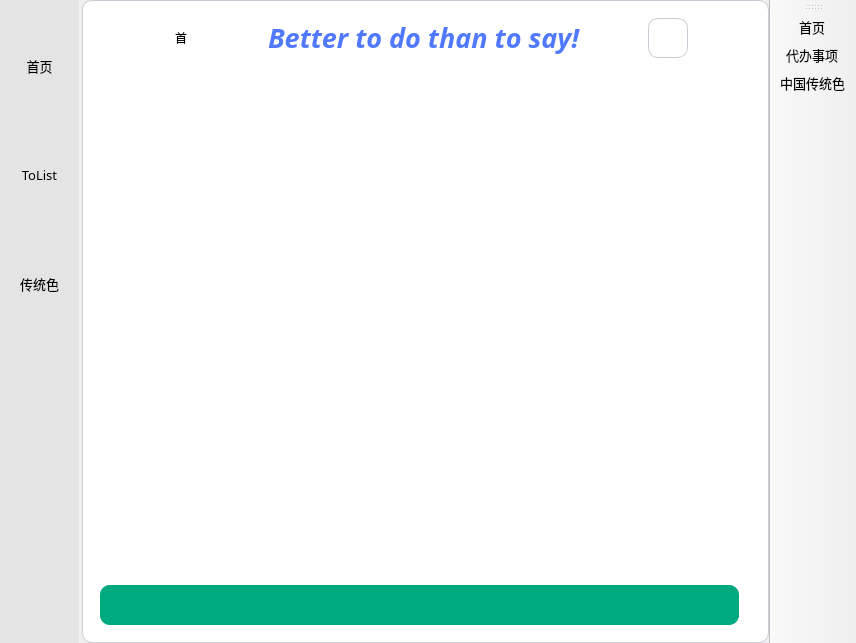
<?xml version="1.0" encoding="UTF-8"?>
<ui version="4.0">
 <class>foryouos</class>
 <widget class="QMainWindow" name="foryouos">
  <property name="geometry">
   <rect>
    <x>0</x>
    <y>0</y>
    <width>856</width>
    <height>643</height>
   </rect>
  </property>
  <property name="font">
   <font>
    <family>宋体</family>
    <pointsize>10</pointsize>
   </font>
  </property>
  <property name="windowTitle">
   <string>foryouos</string>
  </property>
  <widget class="QWidget" name="centralwidget">
   <layout class="QHBoxLayout" name="horizontalLayout_3">
    <property name="spacing">
     <number>0</number>
    </property>
    <property name="leftMargin">
     <number>0</number>
    </property>
    <property name="topMargin">
     <number>0</number>
    </property>
    <property name="rightMargin">
     <number>0</number>
    </property>
    <property name="bottomMargin">
     <number>0</number>
    </property>
    <item>
     <widget class="QWidget" name="Main_Widget" native="true">
      <layout class="QHBoxLayout" name="horizontalLayout">
       <property name="spacing">
        <number>3</number>
       </property>
       <property name="leftMargin">
        <number>0</number>
       </property>
       <property name="topMargin">
        <number>0</number>
       </property>
       <property name="rightMargin">
        <number>0</number>
       </property>
       <property name="bottomMargin">
        <number>0</number>
       </property>
       <item>
        <widget class="QWidget" name="sideBar" native="true">
         <property name="maximumSize">
          <size>
           <width>16777215</width>
           <height>16777215</height>
          </size>
         </property>
         <property name="styleSheet">
          <string notr="true">QWidget{
	background-color: rgb(228, 228, 228);
}</string>
         </property>
         <layout class="QGridLayout" name="gridLayout_2">
          <property name="leftMargin">
           <number>0</number>
          </property>
          <property name="topMargin">
           <number>0</number>
          </property>
          <property name="rightMargin">
           <number>0</number>
          </property>
          <property name="bottomMargin">
           <number>0</number>
          </property>
          <property name="spacing">
           <number>0</number>
          </property>
          <item row="2" column="0">
           <widget class="QToolButton" name="ChineseColorBtn">
            <property name="minimumSize">
             <size>
              <width>76</width>
              <height>80</height>
             </size>
            </property>
            <property name="styleSheet">
             <string notr="true">/* 默认 */
QToolButton{   
	border-top: 3px outset transparent;
	border-bottom: 7px outset transparent;
	border-right: 3px outset transparent;
	border-left: 3px outset transparent;
    min-width: 70px;
    min-height: 70px;
	background-color: rgb(228, 228, 228);
}

/* 鼠标悬停 */
QToolButton:hover{
	background-color: rgb(205, 205, 205);
}

/* 点击和按下 */
QToolButton:pressed,QToolButton:checked{
	border-left: 3px outset rgb(93, 95, 97);
	background-color: rgb(246, 246, 246);	
}

QPushButton:default {
    border-color: navy; /* make the default button prominent */
}

</string>
            </property>
            <property name="text">
             <string>传统色</string>
            </property>
            <property name="icon">
             <iconset resource="photo.qrc">
              <normaloff>:/photo/color.png</normaloff>:/photo/color.png</iconset>
            </property>
            <property name="iconSize">
             <size>
              <width>48</width>
              <height>48</height>
             </size>
            </property>
            <property name="checkable">
             <bool>true</bool>
            </property>
            <property name="autoExclusive">
             <bool>true</bool>
            </property>
            <property name="toolButtonStyle">
             <enum>Qt::ToolButtonStyle::ToolButtonTextUnderIcon</enum>
            </property>
           </widget>
          </item>
          <item row="1" column="0">
           <widget class="QToolButton" name="ToDoactionBtn">
            <property name="minimumSize">
             <size>
              <width>76</width>
              <height>80</height>
             </size>
            </property>
            <property name="styleSheet">
             <string notr="true">/* 默认 */
QToolButton{   
	border-top: 3px outset transparent;
	border-bottom: 7px outset transparent;
	border-right: 3px outset transparent;
	border-left: 3px outset transparent;
    min-width: 70px;
    min-height: 70px;
	background-color: rgb(228, 228, 228);
}

/* 鼠标悬停 */
QToolButton:hover{
	background-color: rgb(205, 205, 205);
}

/* 点击和按下 */
QToolButton:pressed,QToolButton:checked{
	border-left: 3px outset rgb(93, 95, 97);
	background-color: rgb(246, 246, 246);	
}
</string>
            </property>
            <property name="text">
             <string>ToList</string>
            </property>
            <property name="icon">
             <iconset resource="photo.qrc">
              <normaloff>:/photo/-to-do.png</normaloff>:/photo/-to-do.png</iconset>
            </property>
            <property name="iconSize">
             <size>
              <width>48</width>
              <height>48</height>
             </size>
            </property>
            <property name="checkable">
             <bool>true</bool>
            </property>
            <property name="autoExclusive">
             <bool>true</bool>
            </property>
            <property name="toolButtonStyle">
             <enum>Qt::ToolButtonStyle::ToolButtonTextUnderIcon</enum>
            </property>
           </widget>
          </item>
          <item row="0" column="0">
           <widget class="QToolButton" name="MainactionBtn">
            <property name="styleSheet">
             <string notr="true">/* 默认 */
QToolButton{   
	border-top: 3px outset transparent;
	border-bottom: 7px outset transparent;
	border-right: 3px outset transparent;
	border-left: 3px outset transparent;
    min-width: 70px;
    min-height: 70px;
	background-color: rgb(228, 228, 228);
}

/* 鼠标悬停 */
QToolButton:hover{
	background-color: rgb(205, 205, 205);
}

/* 点击和按下 */
QToolButton:pressed,QToolButton:checked{
	border-left: 3px outset rgb(93, 95, 97);
	background-color: rgb(246, 246, 246);	
}

QPushButton:default {
    border-color: navy; /* make the default button prominent */
}

</string>
            </property>
            <property name="text">
             <string>首页</string>
            </property>
            <property name="icon">
             <iconset resource="photo.qrc">
              <normaloff>:/photo/Tools.png</normaloff>:/photo/Tools.png</iconset>
            </property>
            <property name="iconSize">
             <size>
              <width>48</width>
              <height>48</height>
             </size>
            </property>
            <property name="checkable">
             <bool>true</bool>
            </property>
            <property name="autoExclusive">
             <bool>true</bool>
            </property>
            <property name="toolButtonStyle">
             <enum>Qt::ToolButtonStyle::ToolButtonTextUnderIcon</enum>
            </property>
           </widget>
          </item>
          <item row="3" column="0">
           <spacer name="verticalSpacer">
            <property name="orientation">
             <enum>Qt::Orientation::Vertical</enum>
            </property>
            <property name="sizeType">
             <enum>QSizePolicy::Policy::Minimum</enum>
            </property>
            <property name="sizeHint" stdset="0">
             <size>
              <width>20</width>
              <height>288</height>
             </size>
            </property>
           </spacer>
          </item>
         </layout>
        </widget>
       </item>
       <item>
        <widget class="QStackedWidget" name="MainStackWidget">
         <property name="currentIndex">
          <number>2</number>
         </property>
         <widget class="QWidget" name="Main_Page">
          <widget class="QLabel" name="label">
           <property name="geometry">
            <rect>
             <x>90</x>
             <y>10</y>
             <width>401</width>
             <height>61</height>
            </rect>
           </property>
           <property name="font">
            <font>
             <family>Harrington</family>
             <pointsize>36</pointsize>
            </font>
           </property>
           <property name="text">
            <string>Botton</string>
           </property>
           <property name="alignment">
            <set>Qt::AlignmentFlag::AlignCenter</set>
           </property>
          </widget>
          <widget class="QGroupBox" name="groupBox">
           <property name="geometry">
            <rect>
             <x>210</x>
             <y>140</y>
             <width>301</width>
             <height>361</height>
            </rect>
           </property>
           <property name="styleSheet">
            <string notr="true">background-color: rgb(85, 170, 127);</string>
           </property>
           <property name="title">
            <string>未完成任务</string>
           </property>
           <property name="alignment">
            <set>Qt::AlignmentFlag::AlignCenter</set>
           </property>
          </widget>
         </widget>
         <widget class="QWidget" name="ChineseColorPage">
          <layout class="QGridLayout" name="gridLayout">
           <property name="leftMargin">
            <number>0</number>
           </property>
           <property name="topMargin">
            <number>0</number>
           </property>
           <property name="rightMargin">
            <number>0</number>
           </property>
           <property name="bottomMargin">
            <number>0</number>
           </property>
           <property name="spacing">
            <number>0</number>
           </property>
           <item row="0" column="0">
            <widget class="QFrame" name="frame">
             <property name="frameShape">
              <enum>QFrame::Shape::StyledPanel</enum>
             </property>
             <property name="frameShadow">
              <enum>QFrame::Shadow::Raised</enum>
             </property>
            </widget>
           </item>
          </layout>
         </widget>
         <widget class="QWidget" name="TODOPage">
          <layout class="QVBoxLayout" name="verticalLayout">
           <property name="spacing">
            <number>0</number>
           </property>
           <property name="leftMargin">
            <number>0</number>
           </property>
           <property name="topMargin">
            <number>0</number>
           </property>
           <property name="rightMargin">
            <number>0</number>
           </property>
           <property name="bottomMargin">
            <number>0</number>
           </property>
           <item>
            <widget class="QWidget" name="ToDoWidget" native="true">
             <property name="styleSheet">
              <string notr="true">color: rgb(0, 0, 0);
background-color: rgb(255, 255, 255);
border-radius:10px;
border: 1px solid #ccccd6;</string>
             </property>
             <layout class="QGridLayout" name="gridLayout_3">
              <item row="0" column="0" colspan="3">
               <widget class="QWidget" name="tolisttitleWidget" native="true">
                <property name="styleSheet">
                 <string notr="true">border: 0px solid #ccccd6;</string>
                </property>
                <layout class="QHBoxLayout" name="horizontalLayout_2">
                 <item>
                  <widget class="QPushButton" name="pushButton_3">
                   <property name="minimumSize">
                    <size>
                     <width>40</width>
                     <height>40</height>
                    </size>
                   </property>
                   <property name="maximumSize">
                    <size>
                     <width>40</width>
                     <height>40</height>
                    </size>
                   </property>
                   <property name="styleSheet">
                    <string notr="true">image: url(:/photo/Tools.png);</string>
                   </property>
                   <property name="text">
                    <string>首</string>
                   </property>
                  </widget>
                 </item>
                 <item>
                  <widget class="QLabel" name="label_3">
                   <property name="sizePolicy">
                    <sizepolicy hsizetype="Fixed" vsizetype="Fixed">
                     <horstretch>0</horstretch>
                     <verstretch>0</verstretch>
                    </sizepolicy>
                   </property>
                   <property name="font">
                    <font>
                     <family>Harrington</family>
                     <pointsize>20</pointsize>
                     <italic>true</italic>
                     <bold>true</bold>
                    </font>
                   </property>
                   <property name="styleSheet">
                    <string notr="true">color:rgb(80, 121, 255);
border: 0px solid #ccccd6;
</string>
                   </property>
                   <property name="text">
                    <string>Better to do than to say!</string>
                   </property>
                  </widget>
                 </item>
                 <item>
                  <widget class="QPushButton" name="pushButton_2">
                   <property name="minimumSize">
                    <size>
                     <width>40</width>
                     <height>40</height>
                    </size>
                   </property>
                   <property name="maximumSize">
                    <size>
                     <width>40</width>
                     <height>40</height>
                    </size>
                   </property>
                   <property name="styleSheet">
                    <string notr="true">border:1px solid #ccccd6;
image: url(:/photo/permission.png);</string>
                   </property>
                   <property name="text">
                    <string/>
                   </property>
                  </widget>
                 </item>
                </layout>
               </widget>
              </item>
              <item row="1" column="0">
               <widget class="QFrame" name="frame_2">
                <property name="styleSheet">
                 <string notr="true">border: 0px solid #ccccd6;</string>
                </property>
                <property name="frameShape">
                 <enum>QFrame::Shape::StyledPanel</enum>
                </property>
                <property name="frameShadow">
                 <enum>QFrame::Shadow::Raised</enum>
                </property>
                <layout class="QVBoxLayout" name="verticalLayout_2">
                 <property name="spacing">
                  <number>6</number>
                 </property>
                 <item>
                  <widget class="QListView" name="ToDoList">
                   <property name="styleSheet">
                    <string notr="true">border: 0px solid #ccccd6;</string>
                   </property>
                  </widget>
                 </item>
                 <item>
                  <widget class="QWidget" name="widget_2" native="true">
                   <property name="minimumSize">
                    <size>
                     <width>0</width>
                     <height>40</height>
                    </size>
                   </property>
                   <property name="styleSheet">
                    <string notr="true">border: 1px solid #ccccd6;
background-color: rgb(0, 170, 127);</string>
                   </property>
                   <layout class="QHBoxLayout" name="horizontalLayout_4">
                    <property name="spacing">
                     <number>0</number>
                    </property>
                    <property name="leftMargin">
                     <number>0</number>
                    </property>
                    <property name="topMargin">
                     <number>0</number>
                    </property>
                    <property name="rightMargin">
                     <number>0</number>
                    </property>
                    <property name="bottomMargin">
                     <number>0</number>
                    </property>
                    <item>
                     <widget class="QPushButton" name="pushButton">
                      <property name="sizePolicy">
                       <sizepolicy hsizetype="Expanding" vsizetype="Fixed">
                        <horstretch>0</horstretch>
                        <verstretch>0</verstretch>
                       </sizepolicy>
                      </property>
                      <property name="minimumSize">
                       <size>
                        <width>0</width>
                        <height>0</height>
                       </size>
                      </property>
                      <property name="maximumSize">
                       <size>
                        <width>50</width>
                        <height>50</height>
                       </size>
                      </property>
                      <property name="styleSheet">
                       <string notr="true">border: 0px solid #ccccd6;
border-top-right-radius:0px;
border-bottom-right-radius:0px;</string>
                      </property>
                      <property name="text">
                       <string/>
                      </property>
                      <property name="icon">
                       <iconset theme="QIcon::ThemeIcon::DocumentOpenRecent"/>
                      </property>
                     </widget>
                    </item>
                    <item>
                     <widget class="QLineEdit" name="lineEdit">
                      <property name="sizePolicy">
                       <sizepolicy hsizetype="Expanding" vsizetype="Preferred">
                        <horstretch>0</horstretch>
                        <verstretch>0</verstretch>
                       </sizepolicy>
                      </property>
                      <property name="minimumSize">
                       <size>
                        <width>0</width>
                        <height>30</height>
                       </size>
                      </property>
                      <property name="styleSheet">
                       <string notr="true">border: 0px solid #ccccd6;
border-top-left-radius:0px;
border-bottom-left-radius:0px;</string>
                      </property>
                     </widget>
                    </item>
                   </layout>
                  </widget>
                 </item>
                </layout>
               </widget>
              </item>
             </layout>
            </widget>
           </item>
          </layout>
         </widget>
        </widget>
       </item>
      </layout>
     </widget>
    </item>
   </layout>
  </widget>
  <widget class="QToolBar" name="toolBar">
   <property name="windowTitle">
    <string>toolBar</string>
   </property>
   <attribute name="toolBarArea">
    <enum>RightToolBarArea</enum>
   </attribute>
   <attribute name="toolBarBreak">
    <bool>false</bool>
   </attribute>
   <addaction name="Mainaction"/>
   <addaction name="ToDoaction"/>
   <addaction name="ChineseColor"/>
  </widget>
  <action name="ChineseColor">
   <property name="icon">
    <iconset resource="photo.qrc">
     <normaloff>:/photo/color.png</normaloff>:/photo/color.png</iconset>
   </property>
   <property name="text">
    <string>中国传统色</string>
   </property>
  </action>
  <action name="Mainaction">
   <property name="icon">
    <iconset resource="photo.qrc">
     <normaloff>:/photo/Tools.png</normaloff>:/photo/Tools.png</iconset>
   </property>
   <property name="text">
    <string>首页</string>
   </property>
   <property name="toolTip">
    <string>进入首页</string>
   </property>
   <property name="menuRole">
    <enum>QAction::MenuRole::NoRole</enum>
   </property>
  </action>
  <action name="ToDoaction">
   <property name="icon">
    <iconset resource="photo.qrc">
     <normaloff>:/photo/-to-do.png</normaloff>:/photo/-to-do.png</iconset>
   </property>
   <property name="text">
    <string>代办事项</string>
   </property>
   <property name="toolTip">
    <string>代办事项</string>
   </property>
   <property name="menuRole">
    <enum>QAction::MenuRole::NoRole</enum>
   </property>
  </action>
 </widget>
 <resources>
  <include location="photo.qrc"/>
 </resources>
 <connections/>
</ui>
